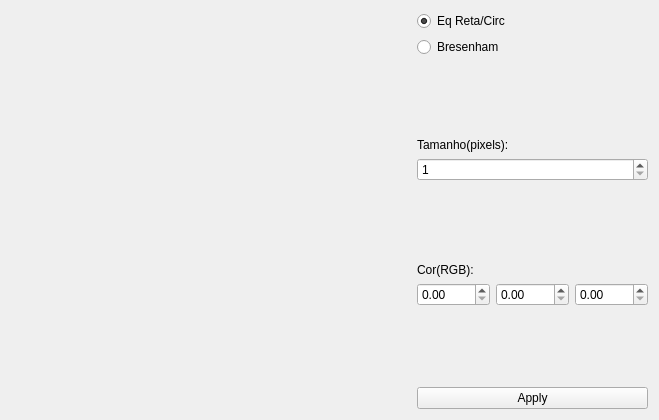
<?xml version="1.0" encoding="UTF-8"?>
<ui version="4.0">
 <class>MainWindow</class>
 <widget class="QMainWindow" name="MainWindow">
  <property name="windowModality">
   <enum>Qt::ApplicationModal</enum>
  </property>
  <property name="geometry">
   <rect>
    <x>0</x>
    <y>0</y>
    <width>659</width>
    <height>420</height>
   </rect>
  </property>
  <property name="sizePolicy">
   <sizepolicy hsizetype="Preferred" vsizetype="Preferred">
    <horstretch>0</horstretch>
    <verstretch>0</verstretch>
   </sizepolicy>
  </property>
  <property name="minimumSize">
   <size>
    <width>600</width>
    <height>420</height>
   </size>
  </property>
  <property name="maximumSize">
   <size>
    <width>800</width>
    <height>420</height>
   </size>
  </property>
  <property name="windowTitle">
   <string>OpenGl</string>
  </property>
  <widget class="QWidget" name="centralWidget">
   <property name="sizePolicy">
    <sizepolicy hsizetype="Preferred" vsizetype="Preferred">
     <horstretch>0</horstretch>
     <verstretch>0</verstretch>
    </sizepolicy>
   </property>
   <property name="autoFillBackground">
    <bool>false</bool>
   </property>
   <layout class="QGridLayout" name="gridLayout">
    <item row="0" column="0">
     <layout class="QHBoxLayout" name="horizontalLayout">
      <item>
       <widget class="GLWidget" name="widget" native="true">
        <property name="sizePolicy">
         <sizepolicy hsizetype="Preferred" vsizetype="Preferred">
          <horstretch>0</horstretch>
          <verstretch>0</verstretch>
         </sizepolicy>
        </property>
        <property name="minimumSize">
         <size>
          <width>400</width>
          <height>400</height>
         </size>
        </property>
        <property name="maximumSize">
         <size>
          <width>400</width>
          <height>400</height>
         </size>
        </property>
        <property name="baseSize">
         <size>
          <width>0</width>
          <height>0</height>
         </size>
        </property>
        <property name="mouseTracking">
         <bool>false</bool>
        </property>
        <property name="autoFillBackground">
         <bool>false</bool>
        </property>
       </widget>
      </item>
      <item>
       <layout class="QVBoxLayout" name="verticalLayout_2">
        <item>
         <layout class="QVBoxLayout" name="verticalLayout">
          <item>
           <widget class="QRadioButton" name="radioButton_2">
            <property name="sizePolicy">
             <sizepolicy hsizetype="Preferred" vsizetype="Preferred">
              <horstretch>0</horstretch>
              <verstretch>0</verstretch>
             </sizepolicy>
            </property>
            <property name="text">
             <string>Eq Reta/Circ</string>
            </property>
            <property name="checked">
             <bool>true</bool>
            </property>
           </widget>
          </item>
          <item>
           <widget class="QRadioButton" name="radioButton">
            <property name="sizePolicy">
             <sizepolicy hsizetype="Preferred" vsizetype="Preferred">
              <horstretch>0</horstretch>
              <verstretch>0</verstretch>
             </sizepolicy>
            </property>
            <property name="text">
             <string>Bresenham</string>
            </property>
            <property name="checked">
             <bool>false</bool>
            </property>
           </widget>
          </item>
          <item>
           <spacer name="verticalSpacer">
            <property name="orientation">
             <enum>Qt::Vertical</enum>
            </property>
            <property name="sizeHint" stdset="0">
             <size>
              <width>20</width>
              <height>40</height>
             </size>
            </property>
           </spacer>
          </item>
          <item>
           <widget class="QLabel" name="label">
            <property name="sizePolicy">
             <sizepolicy hsizetype="Preferred" vsizetype="Preferred">
              <horstretch>0</horstretch>
              <verstretch>0</verstretch>
             </sizepolicy>
            </property>
            <property name="maximumSize">
             <size>
              <width>16777215</width>
              <height>20</height>
             </size>
            </property>
            <property name="text">
             <string>Tamanho(pixels):</string>
            </property>
           </widget>
          </item>
          <item>
           <widget class="QSpinBox" name="spinBox">
            <property name="sizePolicy">
             <sizepolicy hsizetype="Preferred" vsizetype="Preferred">
              <horstretch>0</horstretch>
              <verstretch>0</verstretch>
             </sizepolicy>
            </property>
            <property name="maximumSize">
             <size>
              <width>16777215</width>
              <height>25</height>
             </size>
            </property>
            <property name="minimum">
             <number>1</number>
            </property>
           </widget>
          </item>
          <item>
           <spacer name="verticalSpacer_2">
            <property name="orientation">
             <enum>Qt::Vertical</enum>
            </property>
            <property name="sizeHint" stdset="0">
             <size>
              <width>20</width>
              <height>40</height>
             </size>
            </property>
           </spacer>
          </item>
          <item>
           <widget class="QLabel" name="label_2">
            <property name="sizePolicy">
             <sizepolicy hsizetype="Preferred" vsizetype="Preferred">
              <horstretch>0</horstretch>
              <verstretch>0</verstretch>
             </sizepolicy>
            </property>
            <property name="maximumSize">
             <size>
              <width>16777215</width>
              <height>20</height>
             </size>
            </property>
            <property name="text">
             <string>Cor(RGB):</string>
            </property>
           </widget>
          </item>
          <item>
           <layout class="QHBoxLayout" name="horizontalLayout_2">
            <item>
             <widget class="QDoubleSpinBox" name="doubleSpinBox">
              <property name="maximum">
               <double>1.000000000000000</double>
              </property>
              <property name="singleStep">
               <double>0.010000000000000</double>
              </property>
             </widget>
            </item>
            <item>
             <widget class="QDoubleSpinBox" name="doubleSpinBox_2">
              <property name="maximum">
               <double>1.000000000000000</double>
              </property>
              <property name="singleStep">
               <double>0.010000000000000</double>
              </property>
             </widget>
            </item>
            <item>
             <widget class="QDoubleSpinBox" name="doubleSpinBox_3">
              <property name="maximum">
               <double>1.000000000000000</double>
              </property>
              <property name="singleStep">
               <double>0.010000000000000</double>
              </property>
             </widget>
            </item>
           </layout>
          </item>
          <item>
           <spacer name="verticalSpacer_3">
            <property name="orientation">
             <enum>Qt::Vertical</enum>
            </property>
            <property name="sizeHint" stdset="0">
             <size>
              <width>20</width>
              <height>40</height>
             </size>
            </property>
           </spacer>
          </item>
          <item>
           <widget class="QPushButton" name="pushButton">
            <property name="text">
             <string>Apply</string>
            </property>
           </widget>
          </item>
         </layout>
        </item>
       </layout>
      </item>
     </layout>
    </item>
   </layout>
  </widget>
 </widget>
 <layoutdefault spacing="6" margin="11"/>
 <customwidgets>
  <customwidget>
   <class>GLWidget</class>
   <extends>QWidget</extends>
   <header>glwidget.h</header>
   <container>1</container>
  </customwidget>
 </customwidgets>
 <resources/>
 <connections/>
</ui>
